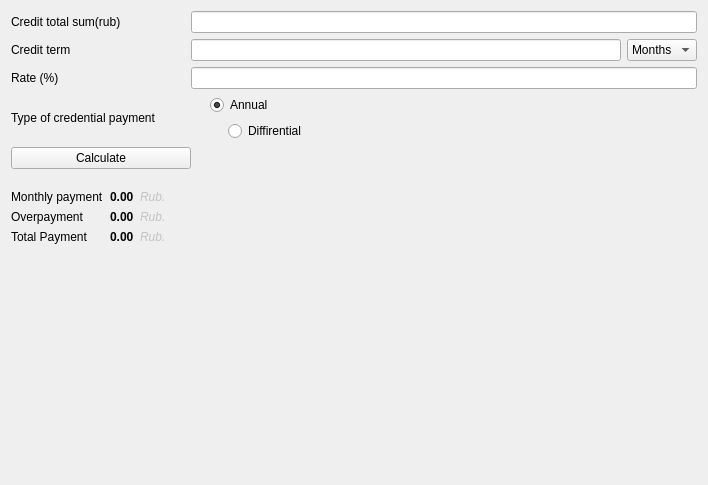
<?xml version="1.0" encoding="UTF-8"?>
<ui version="4.0">
 <class>CreditView</class>
 <widget class="QWidget" name="CreditView">
  <property name="geometry">
   <rect>
    <x>0</x>
    <y>0</y>
    <width>708</width>
    <height>485</height>
   </rect>
  </property>
  <property name="windowTitle">
   <string>Form</string>
  </property>
  <layout class="QVBoxLayout" name="verticalLayout">
   <item>
    <layout class="QGridLayout" name="gridLayout_4">
     <item row="0" column="0">
      <widget class="QLabel" name="label_3">
       <property name="text">
        <string>Credit total sum(rub)</string>
       </property>
      </widget>
     </item>
     <item row="0" column="1" colspan="2">
      <widget class="QLineEdit" name="credit_sum_edit"/>
     </item>
     <item row="1" column="0">
      <widget class="QLabel" name="label_4">
       <property name="text">
        <string>Credit term</string>
       </property>
      </widget>
     </item>
     <item row="1" column="1" colspan="2">
      <layout class="QHBoxLayout" name="horizontalLayout_6">
       <item>
        <widget class="QLineEdit" name="credit_months_edit"/>
       </item>
       <item>
        <widget class="QComboBox" name="credit_period_box">
         <item>
          <property name="text">
           <string>Months</string>
          </property>
         </item>
         <item>
          <property name="text">
           <string>Years</string>
          </property>
         </item>
        </widget>
       </item>
      </layout>
     </item>
     <item row="2" column="0">
      <widget class="QLabel" name="label_5">
       <property name="minimumSize">
        <size>
         <width>174</width>
         <height>0</height>
        </size>
       </property>
       <property name="text">
        <string>Rate (%)</string>
       </property>
      </widget>
     </item>
     <item row="2" column="1" colspan="2">
      <widget class="QLineEdit" name="credit_interest_edit"/>
     </item>
     <item row="3" column="0" colspan="2">
      <widget class="QLabel" name="label_6">
       <property name="sizePolicy">
        <sizepolicy hsizetype="Fixed" vsizetype="Preferred">
         <horstretch>0</horstretch>
         <verstretch>0</verstretch>
        </sizepolicy>
       </property>
       <property name="text">
        <string>Type of credential payment</string>
       </property>
      </widget>
     </item>
     <item row="3" column="2">
      <layout class="QVBoxLayout" name="verticalLayout_5">
       <property name="spacing">
        <number>6</number>
       </property>
       <property name="sizeConstraint">
        <enum>QLayout::SetMaximumSize</enum>
       </property>
       <item>
        <layout class="QHBoxLayout" name="horizontalLayout_7">
         <item>
          <widget class="QLabel" name="label_13">
           <property name="maximumSize">
            <size>
             <width>25</width>
             <height>25</height>
            </size>
           </property>
           <property name="toolTip">
            <string notr="true">Annual payment – a type
             of monthly payment, in which the ammount of monthly payment 
             retains on the same level during the whole payment procedure.
            </string>
           </property>
           <property name="text">
            <string/>
           </property>
           <property name="pixmap">
            <pixmap resource="qrc.qrc">:/images/info.png</pixmap>
           </property>
           <property name="scaledContents">
            <bool>true</bool>
           </property>
          </widget>
         </item>
         <item>
          <widget class="QRadioButton" name="payments_annuity_radio">
           <property name="sizePolicy">
            <sizepolicy hsizetype="Expanding" vsizetype="Fixed">
             <horstretch>0</horstretch>
             <verstretch>0</verstretch>
            </sizepolicy>
           </property>
           <property name="text">
            <string>Annual</string>
           </property>
           <property name="checked">
            <bool>true</bool>
           </property>
          </widget>
         </item>
        </layout>
       </item>
       <item>
        <layout class="QHBoxLayout" name="horizontalLayout_8">
         <item>
          <widget class="QLabel" name="label_22">
           <property name="maximumSize">
            <size>
             <width>25</width>
             <height>25</height>
            </size>
           </property>
           <property name="toolTip">
            <string notr="true">Diffirential payment – a type
             of monthly payment, in which the ammount of monthly payment 
             reduces as the credit gets closer to being covered.
            </string>
           </property>
           <property name="text">
            <string/>
           </property>
           <property name="pixmap">
            <pixmap resource="qrc.qrc">:/images/info.png</pixmap>
           </property>
           <property name="scaledContents">
            <bool>true</bool>
           </property>
          </widget>
         </item>
         <item>
          <widget class="QRadioButton" name="payments_differentiated_radio">
           <property name="text">
            <string>Diffirential</string>
           </property>
          </widget>
         </item>
        </layout>
       </item>
      </layout>
     </item>
    </layout>
   </item>
   <item>
    <layout class="QHBoxLayout" name="horizontalLayout_9">
     <item>
      <widget class="QPushButton" name="credit_calculate_button">
       <property name="minimumSize">
        <size>
         <width>180</width>
         <height>0</height>
        </size>
       </property>
       <property name="text">
        <string>Calculate</string>
       </property>
      </widget>
     </item>
     <item>
      <spacer name="horizontalSpacer">
       <property name="orientation">
        <enum>Qt::Horizontal</enum>
       </property>
       <property name="sizeHint" stdset="0">
        <size>
         <width>40</width>
         <height>20</height>
        </size>
       </property>
      </spacer>
     </item>
    </layout>
   </item>
   <item>
    <layout class="QFormLayout" name="formLayout">
     <property name="topMargin">
      <number>15</number>
     </property>
     <item row="0" column="0">
      <widget class="QLabel" name="label_7">
       <property name="text">
        <string>Monthly payment</string>
       </property>
      </widget>
     </item>
     <item row="0" column="1">
      <layout class="QHBoxLayout" name="horizontalLayout_10">
       <item>
        <widget class="QLabel" name="credit_result_1">
         <property name="font">
          <font>
           <bold>true</bold>
          </font>
         </property>
         <property name="text">
          <string>0.00</string>
         </property>
        </widget>
       </item>
       <item>
        <widget class="QLabel" name="label_10">
         <property name="sizePolicy">
          <sizepolicy hsizetype="MinimumExpanding" vsizetype="Preferred">
           <horstretch>0</horstretch>
           <verstretch>0</verstretch>
          </sizepolicy>
         </property>
         <property name="font">
          <font>
           <italic>true</italic>
          </font>
         </property>
         <property name="text">
          <string>&lt;html&gt;&lt;head/&gt;&lt;body&gt;&lt;p&gt;&lt;span style=&quot; color:#c3c3c3;&quot;&gt;Rub.&lt;/span&gt;&lt;/p&gt;&lt;/body&gt;&lt;/html&gt;</string>
         </property>
        </widget>
       </item>
      </layout>
     </item>
     <item row="1" column="0">
      <widget class="QLabel" name="label_8">
       <property name="text">
        <string>Overpayment</string>
       </property>
      </widget>
     </item>
     <item row="1" column="1">
      <layout class="QHBoxLayout" name="horizontalLayout_11">
       <item>
        <widget class="QLabel" name="credit_result_2">
         <property name="font">
          <font>
           <bold>true</bold>
          </font>
         </property>
         <property name="text">
          <string>0.00</string>
         </property>
        </widget>
       </item>
       <item>
        <widget class="QLabel" name="label_11">
         <property name="sizePolicy">
          <sizepolicy hsizetype="MinimumExpanding" vsizetype="Preferred">
           <horstretch>0</horstretch>
           <verstretch>0</verstretch>
          </sizepolicy>
         </property>
         <property name="font">
          <font>
           <italic>true</italic>
          </font>
         </property>
         <property name="text">
          <string>&lt;html&gt;&lt;head/&gt;&lt;body&gt;&lt;p&gt;&lt;span style=&quot; color:#c3c3c3;&quot;&gt;Rub.&lt;/span&gt;&lt;/p&gt;&lt;/body&gt;&lt;/html&gt;</string>
         </property>
        </widget>
       </item>
      </layout>
     </item>
     <item row="2" column="0">
      <widget class="QLabel" name="label_9">
       <property name="text">
        <string>Total Payment</string>
       </property>
      </widget>
     </item>
     <item row="2" column="1">
      <layout class="QHBoxLayout" name="horizontalLayout_12">
       <item>
        <widget class="QLabel" name="credit_result_3">
         <property name="font">
          <font>
           <bold>true</bold>
          </font>
         </property>
         <property name="text">
          <string>0.00</string>
         </property>
        </widget>
       </item>
       <item>
        <widget class="QLabel" name="label_12">
         <property name="sizePolicy">
          <sizepolicy hsizetype="MinimumExpanding" vsizetype="Preferred">
           <horstretch>0</horstretch>
           <verstretch>0</verstretch>
          </sizepolicy>
         </property>
         <property name="font">
          <font>
           <italic>true</italic>
          </font>
         </property>
         <property name="text">
          <string>&lt;html&gt;&lt;head/&gt;&lt;body&gt;&lt;p&gt;&lt;span style=&quot; color:#c3c3c3;&quot;&gt;Rub.&lt;/span&gt;&lt;/p&gt;&lt;/body&gt;&lt;/html&gt;</string>
         </property>
        </widget>
       </item>
      </layout>
     </item>
    </layout>
   </item>
   <item>
    <spacer name="verticalSpacer_3">
     <property name="orientation">
      <enum>Qt::Vertical</enum>
     </property>
     <property name="sizeHint" stdset="0">
      <size>
       <width>20</width>
       <height>130</height>
      </size>
     </property>
    </spacer>
   </item>
  </layout>
 </widget>
 <resources>
  <include location="qrc.qrc"/>
 </resources>
 <connections/>
</ui>
